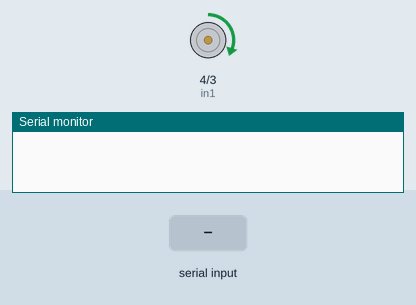
A sketch run on a simulated Arduino Uno, built with avr-gcc and run on an emulated ATmega328P. Parts: motor-driver pin pairs drawn as motors (green arrow = first pin HIGH = forward, orange = second pin HIGH = backward, longer = more drive, scaled by the enable pin), the last lines printed to the serial monitor. Inputs (shaded band) come from the test bench.

Above: at 1.2 s.
1.3 s: "2" received over Serial
3.7 s: "1" received over Serial
At 6.6 s:
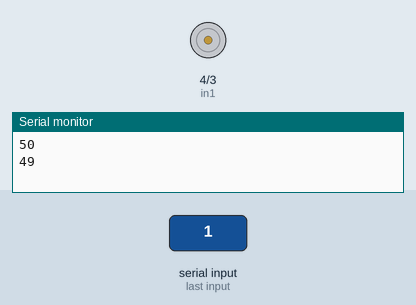
6.7 s: "0" received over Serial
At 7.4 s:
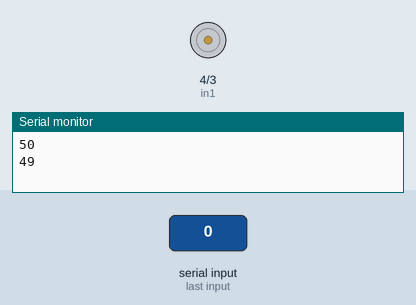
Timing chart, 0 to 9.7 s (numbered marks = the images above; inputs shaded):
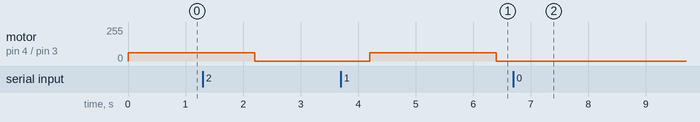

Measured:
- after the input at 3.7 s, motor on pin 4 (in1) / pin 3 (in2): stopped → forward 63/255 after 0.50 s, → stopped 2.2 s later
- after the input at 6.7 s, motor on pin 4 (in1) / pin 3 (in2): stays stopped (without the input it goes to forward 63/255 after 1.7 s)

The sketch:

new_L298n_motor.2.ino
```cpp
int ena = 10;
//int enb = 9;
int in1 = 4;
int in2 = 3;
int inByte = 49; //0

void setup() {
  Serial.begin(9600);
  pinMode(ena, OUTPUT);
  pinMode(in1, OUTPUT);
  pinMode(in2, OUTPUT);

  analogWrite(ena, 63);//42
}

void loop() {
  if (Serial.available()!=0) {
    while(Serial.available()>0){
    inByte = Serial.read();
    Serial.println(inByte);
    //if(inByte > 0) delay(3000);
    }
  }

  if(inByte == 50){  //2   / 50
    //STOP
    digitalWrite(in1,LOW);
    digitalWrite(in2,LOW);
    delay(1000);

    }else if(inByte == 49){  //1  / 49

       //CLOCKWISE SPEED
        digitalWrite(in1,HIGH);
        digitalWrite(in2,LOW);

        delay(2200);

        //change deriction
        digitalWrite(in1,LOW);
        digitalWrite(in2,LOW);
        delay(2000);

    }

}
```
